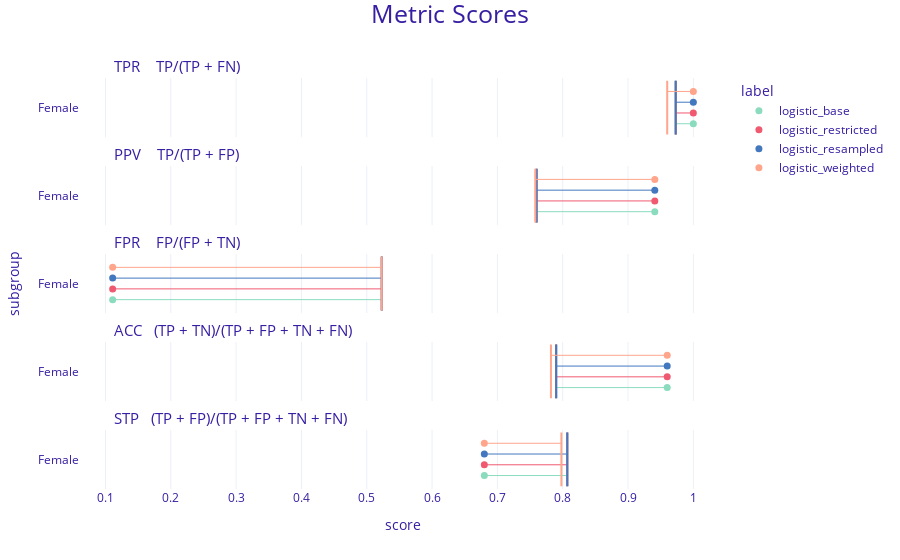

The notebook cell saved with this chart:
### Code cell
fairness_logistic_base.plot([fairness_logistic_restricted,fairness_logistic_resampled,fairness_logistic_weighted],type='metric_scores')

### Figure 1 — Plotly figure (JSON) as saved in the notebook; plotly's stock layout.template omitted (floating-point values rounded to 4 significant figures)
{"data": [{"customdata": [["Female", "logistic_base"]], "hovertemplate": "<b>%{customdata[1]}</b><br>Subgroup: %{customdata[0]}<br>Score: %{x}<extra></extra>", "legendgroup": "logistic_base", "marker": {"color": "#8bdcbe", "size": 7, "symbol": "circle"}, "mode": "markers", "name": "logistic_base", "orientation": "v", "showlegend": true, "type": "scatter", "x": [1], "xaxis": "x5", "y": [0.2], "yaxis": "y5"}, {"customdata": [["Female", "logistic_base"]], "hovertemplate": "<b>%{customdata[1]}</b><br>Subgroup: %{customdata[0]}<br>Score: %{x}<extra></extra>", "legendgroup": "logistic_base", "marker": {"color": "#8bdcbe", "size": 7, "symbol": "circle"}, "mode": "markers", "name": "logistic_base", "orientation": "v", "showlegend": false, "type": "scatter", "x": [0.941], "xaxis": "x4", "y": [0.2], "yaxis": "y4"}, {"customdata": [["Female", "logistic_base"]], "hovertemplate": "<b>%{customdata[1]}</b><br>Subgroup: %{customdata[0]}<br>Score: %{x}<extra></extra>", "legendgroup": "logistic_base", "marker": {"color": "#8bdcbe", "size": 7, "symbol": "circle"}, "mode": "markers", "name": "logistic_base", "orientation": "v", "showlegend": false, "type": "scatter", "x": [0.111], "xaxis": "x3", "y": [0.2], "yaxis": "y3"}, {"customdata": [["Female", "logistic_base"]], "hovertemplate": "<b>%{customdata[1]}</b><br>Subgroup: %{customdata[0]}<br>Score: %{x}<extra></extra>", "legendgroup": "logistic_base", "marker": {"color": "#8bdcbe", "size": 7, "symbol": "circle"}, "mode": "markers", "name": "logistic_base", "orientation": "v", "showlegend": false, "type": "scatter", "x": [0.96], "xaxis": "x2", "y": [0.2], "yaxis": "y2"}, {"customdata": [["Female", "logistic_base"]], "hovertemplate": "<b>%{customdata[1]}</b><br>Subgroup: %{customdata[0]}<br>Score: %{x}<extra></extra>", "legendgroup": "logistic_base", "marker": {"color": "#8bdcbe", "size": 7, "symbol": "circle"}, "mode": "markers", "name": "logistic_base", "orientation": "v", "showlegend": false, "type": "scatter", "x": [0.68], "xaxis": "x", "y": [0.2], "yaxis": "y"}, {"customdata": [["Female", "logistic_restricted"]], "hovertemplate": "<b>%{customdata[1]}</b><br>Subgroup: %{customdata[0]}<br>Score: %{x}<extra></extra>", "legendgroup": "logistic_restricted", "marker": {"color": "#f05a71", "size": 7, "symbol": "circle"}, "mode": "markers", "name": "logistic_restricted", "orientation": "v", "showlegend": true, "type": "scatter", "x": [1], "xaxis": "x5", "y": [0.4], "yaxis": "y5"}, {"customdata": [["Female", "logistic_restricted"]], "hovertemplate": "<b>%{customdata[1]}</b><br>Subgroup: %{customdata[0]}<br>Score: %{x}<extra></extra>", "legendgroup": "logistic_restricted", "marker": {"color": "#f05a71", "size": 7, "symbol": "circle"}, "mode": "markers", "name": "logistic_restricted", "orientation": "v", "showlegend": false, "type": "scatter", "x": [0.941], "xaxis": "x4", "y": [0.4], "yaxis": "y4"}, {"customdata": [["Female", "logistic_restricted"]], "hovertemplate": "<b>%{customdata[1]}</b><br>Subgroup: %{customdata[0]}<br>Score: %{x}<extra></extra>", "legendgroup": "logistic_restricted", "marker": {"color": "#f05a71", "size": 7, "symbol": "circle"}, "mode": "markers", "name": "logistic_restricted", "orientation": "v", "showlegend": false, "type": "scatter", "x": [0.111], "xaxis": "x3", "y": [0.4], "yaxis": "y3"}, {"customdata": [["Female", "logistic_restricted"]], "hovertemplate": "<b>%{customdata[1]}</b><br>Subgroup: %{customdata[0]}<br>Score: %{x}<extra></extra>", "legendgroup": "logistic_restricted", "marker": {"color": "#f05a71", "size": 7, "symbol": "circle"}, "mode": "markers", "name": "logistic_restricted", "orientation": "v", "showlegend": false, "type": "scatter", "x": [0.96], "xaxis": "x2", "y": [0.4], "yaxis": "y2"}, {"customdata": [["Female", "logistic_restricted"]], "hovertemplate": "<b>%{customdata[1]}</b><br>Subgroup: %{customdata[0]}<br>Score: %{x}<extra></extra>", "legendgroup": "logistic_restricted", "marker": {"color": "#f05a71", "size": 7, "symbol": "circle"}, "mode": "markers", "name": "logistic_restricted", "orientation": "v", "showlegend": false, "type": "scatter", "x": [0.68], "xaxis": "x", "y": [0.4], "yaxis": "y"}, {"customdata": [["Female", "logistic_resampled"]], "hovertemplate": "<b>%{customdata[1]}</b><br>Subgroup: %{customdata[0]}<br>Score: %{x}<extra></extra>", "legendgroup": "logistic_resampled", "marker": {"color": "#4378bf", "size": 7, "symbol": "circle"}, "mode": "markers", "name": "logistic_resampled", "orientation": "v", "showlegend": true, "type": "scatter", "x": [1], "xaxis": "x5", "y": [0.6], "yaxis": "y5"}, {"customdata": [["Female", "logistic_resampled"]], "hovertemplate": "<b>%{customdata[1]}</b><br>Subgroup: %{customdata[0]}<br>Score: %{x}<extra></extra>", "legendgroup": "logistic_resampled", "marker": {"color": "#4378bf", "size": 7, "symbol": "circle"}, "mode": "markers", "name": "logistic_resampled", "orientation": "v", "showlegend": false, "type": "scatter", "x": [0.941], "xaxis": "x4", "y": [0.6], "yaxis": "y4"}, {"customdata": [["Female", "logistic_resampled"]], "hovertemplate": "<b>%{customdata[1]}</b><br>Subgroup: %{customdata[0]}<br>Score: %{x}<extra></extra>", "legendgroup": "logistic_resampled", "marker": {"color": "#4378bf", "size": 7, "symbol": "circle"}, "mode": "markers", "name": "logistic_resampled", "orientation": "v", "showlegend": false, "type": "scatter", "x": [0.111], "xaxis": "x3", "y": [0.6], "yaxis": "y3"}, {"customdata": [["Female", "logistic_resampled"]], "hovertemplate": "<b>%{customdata[1]}</b><br>Subgroup: %{customdata[0]}<br>Score: %{x}<extra></extra>", "legendgroup": "logistic_resampled", "marker": {"color": "#4378bf", "size": 7, "symbol": "circle"}, "mode": "markers", "name": "logistic_resampled", "orientation": "v", "showlegend": false, "type": "scatter", "x": [0.96], "xaxis": "x2", "y": [0.6], "yaxis": "y2"}, {"customdata": [["Female", "logistic_resampled"]], "hovertemplate": "<b>%{customdata[1]}</b><br>Subgroup: %{customdata[0]}<br>Score: %{x}<extra></extra>", "legendgroup": "logistic_resampled", "marker": {"color": "#4378bf", "size": 7, "symbol": "circle"}, "mode": "markers", "name": "logistic_resampled", "orientation": "v", "showlegend": false, "type": "scatter", "x": [0.68], "xaxis": "x", "y": [0.6], "yaxis": "y"}, {"customdata": [["Female", "logistic_weighted"]], "hovertemplate": "<b>%{customdata[1]}</b><br>Subgroup: %{customdata[0]}<br>Score: %{x}<extra></extra>", "legendgroup": "logistic_weighted", "marker": {"color": "#ffa58c", "size": 7, "symbol": "circle"}, "mode": "markers", "name": "logistic_weighted", "orientation": "v", "showlegend": true, "type": "scatter", "x": [1], "xaxis": "x5", "y": [0.8], "yaxis": "y5"}, {"customdata": [["Female", "logistic_weighted"]], "hovertemplate": "<b>%{customdata[1]}</b><br>Subgroup: %{customdata[0]}<br>Score: %{x}<extra></extra>", "legendgroup": "logistic_weighted", "marker": {"color": "#ffa58c", "size": 7, "symbol": "circle"}, "mode": "markers", "name": "logistic_weighted", "orientation": "v", "showlegend": false, "type": "scatter", "x": [0.941], "xaxis": "x4", "y": [0.8], "yaxis": "y4"}, {"customdata": [["Female", "logistic_weighted"]], "hovertemplate": "<b>%{customdata[1]}</b><br>Subgroup: %{customdata[0]}<br>Score: %{x}<extra></extra>", "legendgroup": "logistic_weighted", "marker": {"color": "#ffa58c", "size": 7, "symbol": "circle"}, "mode": "markers", "name": "logistic_weighted", "orientation": "v", "showlegend": false, "type": "scatter", "x": [0.111], "xaxis": "x3", "y": [0.8], "yaxis": "y3"}, {"customdata": [["Female", "logistic_weighted"]], "hovertemplate": "<b>%{customdata[1]}</b><br>Subgroup: %{customdata[0]}<br>Score: %{x}<extra></extra>", "legendgroup": "logistic_weighted", "marker": {"color": "#ffa58c", "size": 7, "symbol": "circle"}, "mode": "markers", "name": "logistic_weighted", "orientation": "v", "showlegend": false, "type": "scatter", "x": [0.96], "xaxis": "x2", "y": [0.8], "yaxis": "y2"}, {"customdata": [["Female", "logistic_weighted"]], "hovertemplate": "<b>%{customdata[1]}</b><br>Subgroup: %{customdata[0]}<br>Score: %{x}<extra></extra>", "legendgroup": "logistic_weighted", "marker": {"color": "#ffa58c", "size": 7, "symbol": "circle"}, "mode": "markers", "name": "logistic_weighted", "orientation": "v", "showlegend": false, "type": "scatter", "x": [0.68], "xaxis": "x", "y": [0.8], "yaxis": "y"}], "layout": {"annotations": [{"font": {"size": 15}, "showarrow": false, "text": "STP   (TP + FP)/(TP + FP + TN + FN)", "x": 0.05, "xanchor": "left", "xref": "paper", "y": 0.144, "yanchor": "bottom", "yref": "paper"}, {"font": {"size": 15}, "showarrow": false, "text": "ACC   (TP + TN)/(TP + FP + TN + FN)", "x": 0.05, "xanchor": "left", "xref": "paper", "y": 0.358, "yanchor": "bottom", "yref": "paper"}, {"font": {"size": 15}, "showarrow": false, "text": "FPR    FP/(FP + TN)", "x": 0.05, "xanchor": "left", "xref": "paper", "y": 0.572, "yanchor": "bottom", "yref": "paper"}, {"font": {"size": 15}, "showarrow": false, "text": "PPV    TP/(TP + FP)", "x": 0.05, "xanchor": "left", "xref": "paper", "y": 0.786, "yanchor": "bottom", "yref": "paper"}, {"font": {"size": 15}, "showarrow": false, "text": "TPR    TP/(TP + FN)", "x": 0.05, "xanchor": "left", "xref": "paper", "y": 1, "yanchor": "bottom", "yref": "paper"}], "font": {"color": "#371ea3"}, "legend": {"title": {"text": "label"}, "tracegroupgap": 0}, "margin": {"b": 71, "r": 30, "t": 78}, "shapes": [{"line": {"color": "#8bdcbe", "width": 1}, "type": "line", "x0": 1, "x1": 0.973, "xref": "x", "y0": 0.2, "y1": 0.2, "yref": "y5"}, {"line": {"color": "#8bdcbe", "width": 2}, "type": "line", "x0": 0.973, "x1": 0.973, "xref": "x", "y0": 0, "y1": 1, "yref": "y5"}, {"line": {"color": "#f05a71", "width": 1}, "type": "line", "x0": 1, "x1": 0.973, "xref": "x", "y0": 0.4, "y1": 0.4, "yref": "y5"}, {"line": {"color": "#f05a71", "width": 2}, "type": "line", "x0": 0.973, "x1": 0.973, "xref": "x", "y0": 0, "y1": 1, "yref": "y5"}, {"line": {"color": "#4378bf", "width": 1}, "type": "line", "x0": 1, "x1": 0.973, "xref": "x", "y0": 0.6, "y1": 0.6, "yref": "y5"}, {"line": {"color": "#4378bf", "width": 2}, "type": "line", "x0": 0.973, "x1": 0.973, "xref": "x", "y0": 0, "y1": 1, "yref": "y5"}, {"line": {"color": "#ffa58c", "width": 1}, "type": "line", "x0": 1, "x1": 0.96, "xref": "x", "y0": 0.8, "y1": 0.8, "yref": "y5"}, {"line": {"color": "#ffa58c", "width": 2}, "type": "line", "x0": 0.96, "x1": 0.96, "xref": "x", "y0": 0, "y1": 1, "yref": "y5"}, {"line": {"color": "#8bdcbe", "width": 1}, "type": "line", "x0": 0.941, "x1": 0.76, "xref": "x", "y0": 0.2, "y1": 0.2, "yref": "y4"}, {"line": {"color": "#8bdcbe", "width": 2}, "type": "line", "x0": 0.76, "x1": 0.76, "xref": "x", "y0": 0, "y1": 1, "yref": "y4"}, {"line": {"color": "#f05a71", "width": 1}, "type": "line", "x0": 0.941, "x1": 0.76, "xref": "x", "y0": 0.4, "y1": 0.4, "yref": "y4"}, {"line": {"color": "#f05a71", "width": 2}, "type": "line", "x0": 0.76, "x1": 0.76, "xref": "x", "y0": 0, "y1": 1, "yref": "y4"}, {"line": {"color": "#4378bf", "width": 1}, "type": "line", "x0": 0.941, "x1": 0.76, "xref": "x", "y0": 0.6, "y1": 0.6, "yref": "y4"}, {"line": {"color": "#4378bf", "width": 2}, "type": "line", "x0": 0.76, "x1": 0.76, "xref": "x", "y0": 0, "y1": 1, "yref": "y4"}, {"line": {"color": "#ffa58c", "width": 1}, "type": "line", "x0": 0.941, "x1": 0.758, "xref": "x", "y0": 0.8, "y1": 0.8, "yref": "y4"}, {"line": {"color": "#ffa58c", "width": 2}, "type": "line", "x0": 0.758, "x1": 0.758, "xref": "x", "y0": 0, "y1": 1, "yref": "y4"}, {"line": {"color": "#8bdcbe", "width": 1}, "type": "line", "x0": 0.111, "x1": 0.523, "xref": "x", "y0": 0.2, "y1": 0.2, "yref": "y3"}, {"line": {"color": "#8bdcbe", "width": 2}, "type": "line", "x0": 0.523, "x1": 0.523, "xref": "x", "y0": 0, "y1": 1, "yref": "y3"}, {"line": {"color": "#f05a71", "width": 1}, "type": "line", "x0": 0.111, "x1": 0.523, "xref": "x", "y0": 0.4, "y1": 0.4, "yref": "y3"}, {"line": {"color": "#f05a71", "width": 2}, "type": "line", "x0": 0.523, "x1": 0.523, "xref": "x", "y0": 0, "y1": 1, "yref": "y3"}, {"line": {"color": "#4378bf", "width": 1}, "type": "line", "x0": 0.111, "x1": 0.523, "xref": "x", "y0": 0.6, "y1": 0.6, "yref": "y3"}, {"line": {"color": "#4378bf", "width": 2}, "type": "line", "x0": 0.523, "x1": 0.523, "xref": "x", "y0": 0, "y1": 1, "yref": "y3"}, {"line": {"color": "#ffa58c", "width": 1}, "type": "line", "x0": 0.111, "x1": 0.523, "xref": "x", "y0": 0.8, "y1": 0.8, "yref": "y3"}, {"line": {"color": "#ffa58c", "width": 2}, "type": "line", "x0": 0.523, "x1": 0.523, "xref": "x", "y0": 0, "y1": 1, "yref": "y3"}, {"line": {"color": "#8bdcbe", "width": 1}, "type": "line", "x0": 0.96, "x1": 0.79, "xref": "x", "y0": 0.2, "y1": 0.2, "yref": "y2"}, {"line": {"color": "#8bdcbe", "width": 2}, "type": "line", "x0": 0.79, "x1": 0.79, "xref": "x", "y0": 0, "y1": 1, "yref": "y2"}, {"line": {"color": "#f05a71", "width": 1}, "type": "line", "x0": 0.96, "x1": 0.79, "xref": "x", "y0": 0.4, "y1": 0.4, "yref": "y2"}, {"line": {"color": "#f05a71", "width": 2}, "type": "line", "x0": 0.79, "x1": 0.79, "xref": "x", "y0": 0, "y1": 1, "yref": "y2"}, {"line": {"color": "#4378bf", "width": 1}, "type": "line", "x0": 0.96, "x1": 0.79, "xref": "x", "y0": 0.6, "y1": 0.6, "yref": "y2"}, {"line": {"color": "#4378bf", "width": 2}, "type": "line", "x0": 0.79, "x1": 0.79, "xref": "x", "y0": 0, "y1": 1, "yref": "y2"}, {"line": {"color": "#ffa58c", "width": 1}, "type": "line", "x0": 0.96, "x1": 0.782, "xref": "x", "y0": 0.8, "y1": 0.8, "yref": "y2"}, {"line": {"color": "#ffa58c", "width": 2}, "type": "line", "x0": 0.782, "x1": 0.782, "xref": "x", "y0": 0, "y1": 1, "yref": "y2"}, {"line": {"color": "#8bdcbe", "width": 1}, "type": "line", "x0": 0.68, "x1": 0.807, "xref": "x", "y0": 0.2, "y1": 0.2, "yref": "y"}, {"line": {"color": "#8bdcbe", "width": 2}, "type": "line", "x0": 0.807, "x1": 0.807, "xref": "x", "y0": 0, "y1": 1, "yref": "y"}, {"line": {"color": "#f05a71", "width": 1}, "type": "line", "x0": 0.68, "x1": 0.807, "xref": "x", "y0": 0.4, "y1": 0.4, "yref": "y"}, {"line": {"color": "#f05a71", "width": 2}, "type": "line", "x0": 0.807, "x1": 0.807, "xref": "x", "y0": 0, "y1": 1, "yref": "y"}, {"line": {"color": "#4378bf", "width": 1}, "type": "line", "x0": 0.68, "x1": 0.807, "xref": "x", "y0": 0.6, "y1": 0.6, "yref": "y"}, {"line": {"color": "#4378bf", "width": 2}, "type": "line", "x0": 0.807, "x1": 0.807, "xref": "x", "y0": 0, "y1": 1, "yref": "y"}, {"line": {"color": "#ffa58c", "width": 1}, "type": "line", "x0": 0.68, "x1": 0.798, "xref": "x", "y0": 0.8, "y1": 0.8, "yref": "y"}, {"line": {"color": "#ffa58c", "width": 2}, "type": "line", "x0": 0.798, "x1": 0.798, "xref": "x", "y0": 0, "y1": 1, "yref": "y"}], "title": {"font": {"size": 25}, "text": "Metric Scores", "x": 0.5, "y": 0.99}, "xaxis": {"anchor": "y", "domain": [0, 1], "range": [0.061, 1.05], "tickvals": [0, 0.1, 0.2, 0.3, 0.4, 0.5, 0.6, 0.7, 0.8, 0.9, 1], "title": {"text": "score"}}, "xaxis2": {"anchor": "y2", "domain": [0, 1], "matches": "x", "range": [0.061, 1.05], "showticklabels": false, "tickvals": [0, 0.1, 0.2, 0.3, 0.4, 0.5, 0.6, 0.7, 0.8, 0.9, 1]}, "xaxis3": {"anchor": "y3", "domain": [0, 1], "matches": "x", "range": [0.061, 1.05], "showticklabels": false, "tickvals": [0, 0.1, 0.2, 0.3, 0.4, 0.5, 0.6, 0.7, 0.8, 0.9, 1]}, "xaxis4": {"anchor": "y4", "domain": [0, 1], "matches": "x", "range": [0.061, 1.05], "showticklabels": false, "tickvals": [0, 0.1, 0.2, 0.3, 0.4, 0.5, 0.6, 0.7, 0.8, 0.9, 1]}, "xaxis5": {"anchor": "y5", "domain": [0, 1], "matches": "x", "range": [0.061, 1.05], "showticklabels": false, "tickvals": [0, 0.1, 0.2, 0.3, 0.4, 0.5, 0.6, 0.7, 0.8, 0.9, 1]}, "yaxis": {"anchor": "x", "domain": [0, 0.144], "range": [-0.05, 1.05], "showgrid": false, "ticktext": ["Female"], "tickvals": [0.5], "title": {"text": ""}, "zeroline": false}, "yaxis2": {"anchor": "x2", "domain": [0.214, 0.358], "matches": "y", "range": [-0.05, 1.05], "showgrid": false, "ticktext": ["Female"], "tickvals": [0.5], "title": {"text": ""}, "zeroline": false}, "yaxis3": {"anchor": "x3", "domain": [0.428, 0.572], "matches": "y", "range": [-0.05, 1.05], "showgrid": false, "ticktext": ["Female"], "tickvals": [0.5], "title": {"text": "subgroup"}, "zeroline": false}, "yaxis4": {"anchor": "x4", "domain": [0.642, 0.786], "matches": "y", "range": [-0.05, 1.05], "showgrid": false, "ticktext": ["Female"], "tickvals": [0.5], "title": {"text": ""}, "zeroline": false}, "yaxis5": {"anchor": "x5", "domain": [0.856, 1], "matches": "y", "range": [-0.05, 1.05], "showgrid": false, "ticktext": ["Female"], "tickvals": [0.5], "title": {"text": ""}, "zeroline": false}}}
